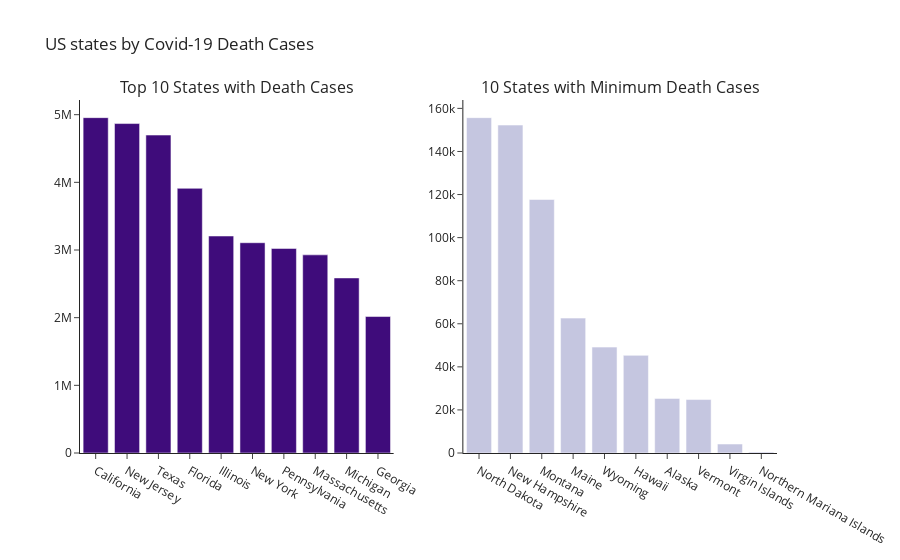

Source (notebook cell):
### Code cell
fig = make_subplots(rows = 1, cols = 2, 
    specs = [[{"type": "bar"}, {"type": "bar"}]],
    subplot_titles = ("Top 10 States with Death Cases","10 States with Minimum Death Cases"))

fig.add_trace(go.Bar(x = top_10_d['state'], y = top_10_d['deaths'],marker=dict(color='rgb(63, 12, 123)')),
              row=1, col=1)

fig.add_trace(go.Bar(x = min_10_d['state'], y = min_10_d['deaths'],marker=dict(color='rgb(197, 198, 224)')),
              row=1, col=2)

fig.update_layout(title_text="US states by Covid-19 Death Cases", showlegend=False)

iplot(fig)

### Figure 1 — Plotly figure (JSON) as saved in the notebook; plotly's stock layout.template omitted (floating-point values rounded to 4 significant figures)
{"data": [{"marker": {"color": "rgb(63, 12, 123)"}, "type": "bar", "x": ["California", "New Jersey", "Texas", "Florida", "Illinois", "New York", "Pennsylvania", "Massachusetts", "Michigan", "Georgia"], "xaxis": "x", "y": [4956104, 4868843, 4698645, 3911543, 3206574, 3107616, 3023086, 2928277, 2586982, 2016989], "yaxis": "y"}, {"marker": {"color": "rgb(197, 198, 224)"}, "type": "bar", "x": ["North Dakota", "New Hampshire", "Montana", "Maine", "Wyoming", "Hawaii", "Alaska", "Vermont", "Virgin Islands", "Northern Mariana Islands"], "xaxis": "x2", "y": [155701, 152256, 117699, 62629, 49164, 45332, 25348, 24817, 4166, 442], "yaxis": "y2"}], "layout": {"annotations": [{"font": {"size": 16}, "showarrow": false, "text": "Top 10 States with Death Cases", "x": 0.225, "xanchor": "center", "xref": "paper", "y": 1, "yanchor": "bottom", "yref": "paper"}, {"font": {"size": 16}, "showarrow": false, "text": "10 States with Minimum Death Cases", "x": 0.775, "xanchor": "center", "xref": "paper", "y": 1, "yanchor": "bottom", "yref": "paper"}], "showlegend": false, "title": {"text": "US states by Covid-19 Death Cases"}, "xaxis": {"anchor": "y", "domain": [0, 0.45]}, "xaxis2": {"anchor": "y2", "domain": [0.55, 1]}, "yaxis": {"anchor": "x", "domain": [0, 1]}, "yaxis2": {"anchor": "x2", "domain": [0, 1]}}}
